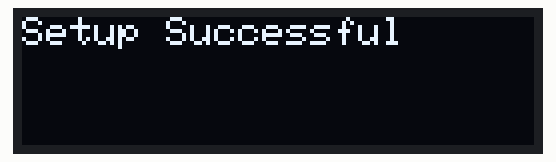
Simulated run of this sketch. Board: Arduino Uno, built with avr-gcc and run on an emulated ATmega328P. Parts: 128×32 one-colour display. No radio packets arrive unless stated; what the sketch prints to the serial monitor is not drawn.

Above: at 0.3 s.
At 2.4 s:
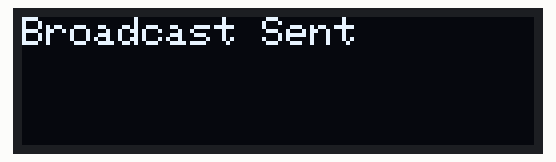

Measured:
- what the display in image 0 shows lasts 2.0 s, from 0.2 s to 2.2 s
- what the display in image 1 shows lasts 5.1 s, from 2.3 s to 7.4 s

The sketch:

transmitter_elderly.ino
```cpp
// LoRa Transmitter (TX)
#include <SPI.h>
#include <RH_RF95.h>
#include <Wire.h>
#include <Adafruit_GFX.h>
#include <Adafruit_SSD1306.h>


#define SCREEN_WIDTH 128
#define SCREEN_HEIGHT 32
#define OLED_RESET -1
Adafruit_SSD1306 display(SCREEN_WIDTH, SCREEN_HEIGHT, &Wire, OLED_RESET);


#define RFM95_CS 10
#define RFM95_RST 9
#define RFM95_INT 2
#define RF95_FREQ 999.0


#define DEVICE_ID 'B'
#define ACK_TIMEOUT 1000
#define MAX_RETRIES 3


#define BROADCAST_ID 'B'  // Special ID for broadcast messages


RH_RF95 rf95(RFM95_CS, RFM95_INT);


void setupDisplay() {
   if (!display.begin(SSD1306_SWITCHCAPVCC, 0x3C)) {
       Serial.println(F("SSD1306 allocation failed"));
       while (1);
   }
   display.setTextSize(1);
   display.setTextColor(WHITE);
   display.clearDisplay();
   display.display();
}


void showMessage(const char* message) {
   display.clearDisplay();
   display.setCursor(0, 0);
   display.println(message);
   display.display();
   Serial.println(message);
}


void setup() {
   Serial.begin(9600);
   delay(100);

   setupDisplay();
   showMessage("Initializing TX...");


   pinMode(RFM95_RST, OUTPUT);
   digitalWrite(RFM95_RST, LOW);
   delay(20);
   digitalWrite(RFM95_RST, HIGH);
   delay(20);


   if (!rf95.init()) {
       showMessage("Setup Failed");
       delay(2000);
       while (1);
   }
   showMessage("Setup Successful");
   delay(2000);


   if (!rf95.setFrequency(RF95_FREQ)) {
       showMessage("Set Freq Failed");
       while (1);
   }


   rf95.setTxPower(13, false);
}


void sendBroadcastMessage(char msgType, const char* message) {
   uint8_t length = strlen(message);
   if (length > 24) length = 24;  // Ensure payload fits


   uint8_t packet[30];
   packet[0] = DEVICE_ID;  // Sender ID ('B' - User LoRa)
   packet[1] = BROADCAST_ID;  // Receiver ID ('B' - Broadcast)
   packet[2] = msgType;  // Message Type (e.g., 'P' for Ping)
   packet[3] = length + 1;  // ✅ Increase length to include NULL terminator


   memcpy(&packet[4], message, length);  // Copy message to payload
   packet[4 + length] = '\0';  // ✅ Add NULL terminator at the end


   // ✅ Compute Checksum
   uint8_t checksum = 0;
   for (int i = 0; i < 4 + length + 1; i++) { // Include NULL terminator
       checksum ^= packet[i];
   }
   packet[5 + length] = checksum;  // Store checksum


   // ✅ Debugging print
   Serial.print("Broadcasting Message: ");
   for (int i = 0; i < 6 + length; i++) {
       Serial.print(packet[i], HEX);
       Serial.print(" ");
   }
   Serial.println();


   showMessage("Broadcasting Message");
   rf95.send(packet, 6 + length);
   rf95.waitPacketSent();


   showMessage("Broadcast Sent");
   Serial.println("Broadcast Message Sent.");
}


void loop() {
     Serial.println("🚀 Sending Broadcast...");
   sendBroadcastMessage('P', "ping");  // Broadcast ping to all LoRa shields

   delay(5000);  // Wait before sending another broadcast

}
```
